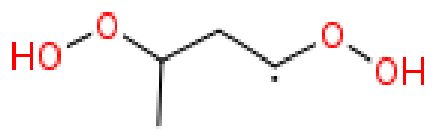
#> input picture model_analyzer/plotRxnPathDiagram/structure/butInt1(16).png, 435 x 132 px; its folder holds 4 pictures in this run
$ python resizePNGSize.py
#> lines starting #> are read from the running program, lines starting #| are printed output that depends on the picture
"""
Resize the structure png file to make it visible in the reaction pathway diagram.
Please adjust the factor `f` accordingly.
Peng Zhang
Nov-14-2016
"""

import os
from PIL import Image

structureDir = 'structure'
for filename in os.listdir(structureDir):
    if filename.endswith(').png'):
        filename = os.path.join(structureDir, filename)
        im = Image.open(filename)
#> im is the input picture: PIL image 435x132 RGB; mean R, G, B 250.1, 244.5, 244.5
        # f = 200.0/max(im.width, im.height)
        f = 3
        im = im.resize((int(im.width*f), int(im.height*f)))
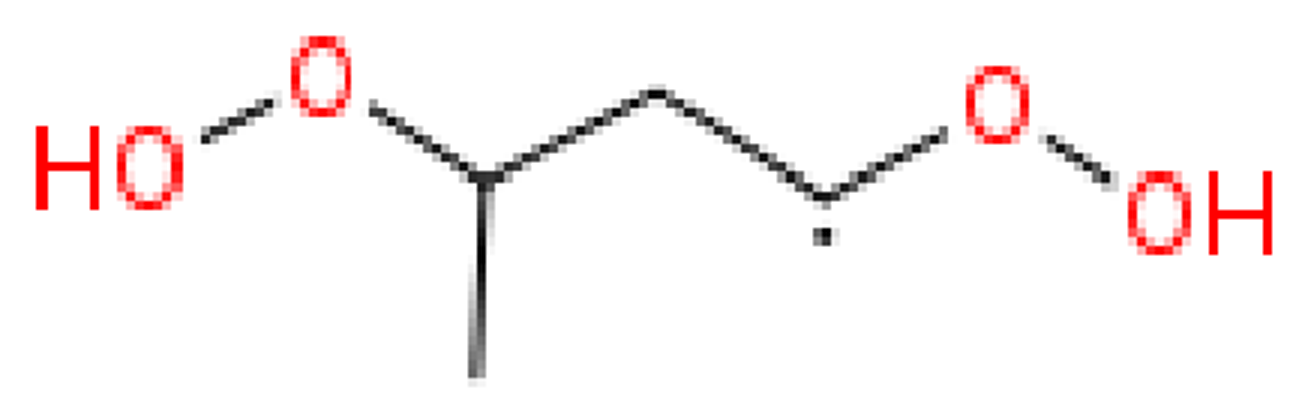
#> im: PIL image 1305x396 RGB; mean R, G, B 250.1, 244.4, 244.4
        im.save(filename)
#> pass 2 of the loop `for filename in os.listdir(structureDir):`:
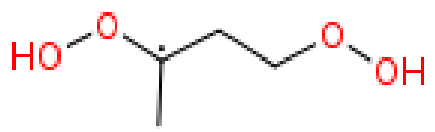
#> input picture model_analyzer/plotRxnPathDiagram/structure/butInt2(15).png, 435 x 132 px
#> im is the input picture: PIL image 435x132 RGB; mean R, G, B 250.1, 244.5, 244.5
#> `im = im.resize((int(im.width*f), int(im.height*f)))`:
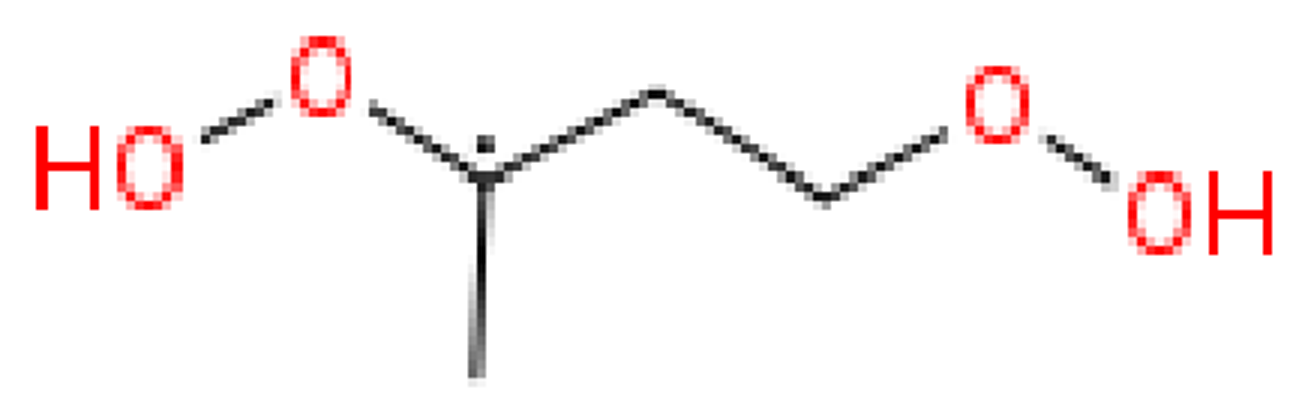
#> im: PIL image 1305x396 RGB; mean R, G, B 250.1, 244.4, 244.4
#> pass 3 of the loop `for filename in os.listdir(structureDir):`:
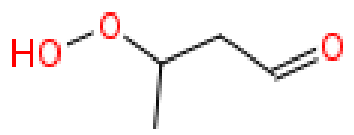
#> input picture model_analyzer/plotRxnPathDiagram/structure/butKHP1(17).png, 354 x 135 px
#> im is the input picture: PIL image 354x135 RGB; mean R, G, B 249, 244.3, 244.3
#> `im = im.resize((int(im.width*f), int(im.height*f)))`:
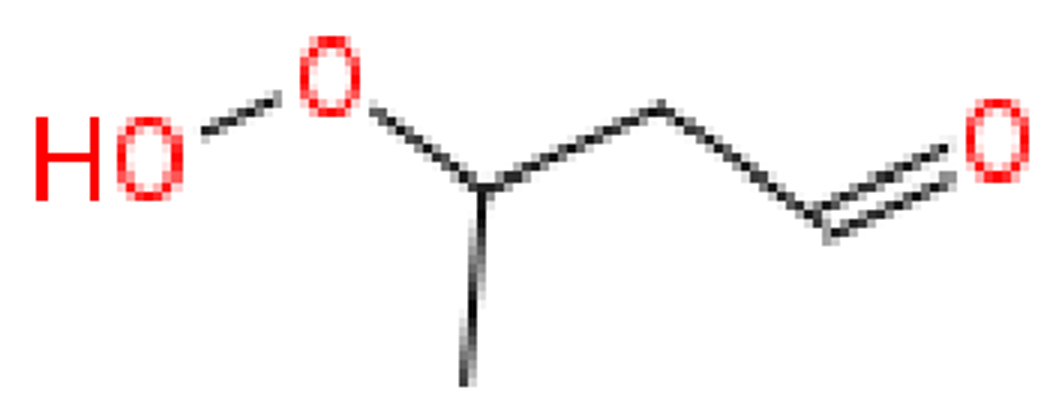
#> im: PIL image 1062x405 RGB; mean R, G, B 248.9, 244.2, 244.2
#> the loop made 4 passes; the first 3 are shown
